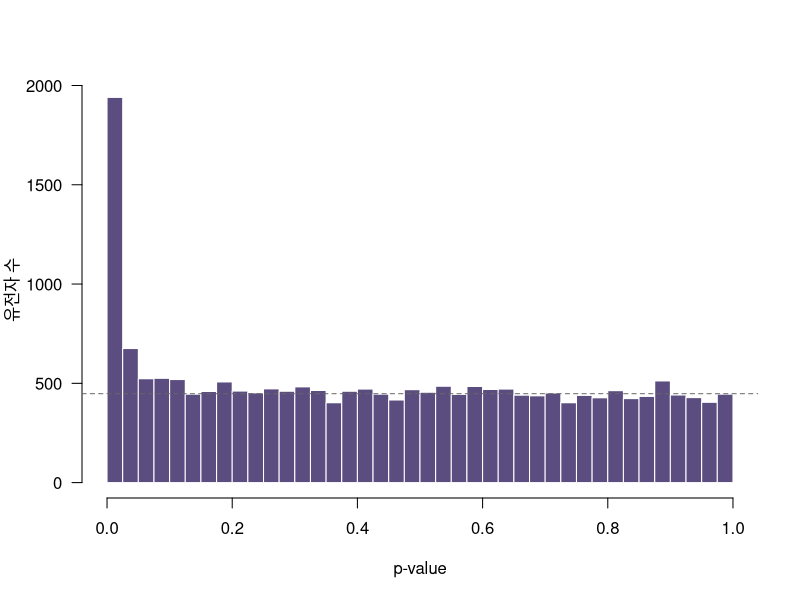
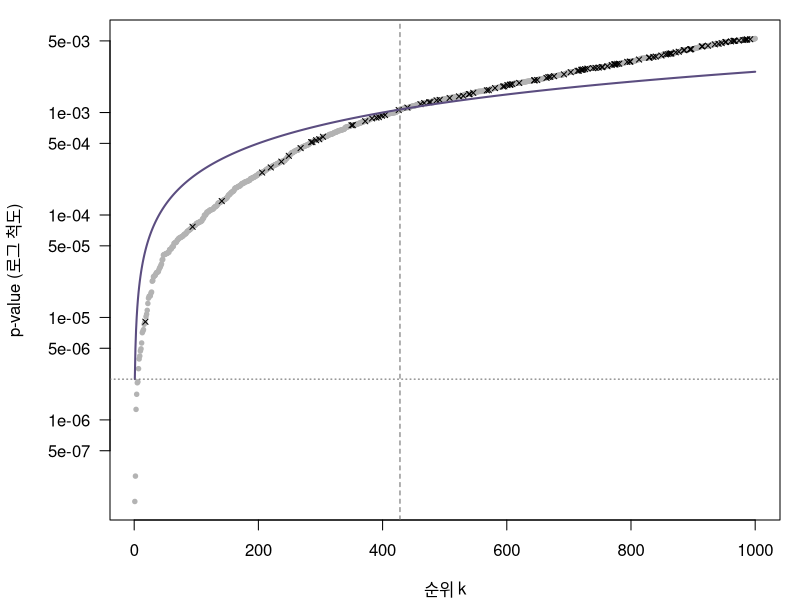

Write the R code that produced these figures, in order.
## ---- chunk 1
#| label: setup
sim_genes <- function(m = 20000, m_de = 2000, effect = 1.5, sd = 0.8) {
  x <- matrix(rnorm(m * 12, mean = 5, sd = sd), nrow = m)   # 행 = 유전자, 열 = 마우스
  direction <- sample(c(-1, 1), m_de, replace = TRUE)
  de <- seq_len(m_de)                                       # 처음 m_de개 유전자
  x[de, 7:12] <- x[de, 7:12] + direction * effect           # 7–12열 = HFD
  x
}
row_t_p <- function(x) {          # 유전자마다 등분산 t-검정 (6장 5절 공식을 행 단위로)
  a <- x[, 1:6]; b <- x[, 7:12]
  ma <- rowMeans(a); mb <- rowMeans(b)
  sp2 <- (rowSums((a - ma)^2) + rowSums((b - mb)^2)) / 10
  t <- (mb - ma) / sqrt(sp2 * (1/6 + 1/6))
  2 * pt(-abs(t), df = 10)
}

set.seed(20261026)
x     <- sim_genes()
is_de <- rep(c(TRUE, FALSE), times = c(2000, 18000))    # 참값
p     <- row_t_p(x)

c(row_t_p = p[1], t.test = t.test(x[1, 7:12], x[1, 1:6], var.equal = TRUE)$p.value)  # 같은 값
## ---- chunk 2
#| label: raw
score <- function(found) c(found = sum(found), true = sum(found & is_de),
                           false = sum(found & !is_de),
                           false_ratio = sum(found & !is_de) / max(1, sum(found)))
score(p < 0.05)
## ---- chunk 3
#| label: fig-phist
#| fig-cap: "유전자 2만 개의 p-value. 회색 점선: 변화 없는 유전자만 있었다면 기대되는 높이"
#| fig-height: 3.5
pi0_hat <- 2 * mean(p > 0.5)        # 0.5 위쪽은 거의 변화 없는 유전자 → 평평한 높이로 비율 추정
pi0_hat
hist(p, breaks = seq(0, 1, by = 0.025), col = "#5B4D80", border = "white", las = 1,
     main = "", xlab = "p-value", ylab = "유전자 수")
abline(h = pi0_hat * 20000 / 40, lty = 2, col = "grey40")    # 막대 40개
## ---- chunk 4
#| label: bonferroni
0.05 / 20000                                   # 유전자별 기준
score(p < 0.05 / 20000)
score(p.adjust(p, method = "bonferroni") < 0.05)   # 같은 결과 (p에 m을 곱해 0.05와 비교)
score(p.adjust(p, method = "holm") < 0.05)         # Holm: Bonferroni보다 항상 같거나 많이 찾음
## ---- chunk 5
#| label: fwer-null
set.seed(3)
fwer <- replicate(100, {
  pp <- row_t_p(sim_genes(m_de = 0))          # 모든 유전자가 변화 없음
  c(raw_any = any(pp < 0.05), bonf_any = any(pp < 0.05 / 20000))
})
rowMeans(fwer)                                 # 100번 실험 중 가짜가 하나라도 나온 비율
## ---- chunk 6
#| label: bh-manual
q_level <- 0.05
o <- order(p)
k <- max(which(p[o] <= (1:20000) / 20000 * q_level))
k                                   # 발견 수
p[o][k]                             # 실제로 쓰인 p 기준

q_bh <- p.adjust(p, method = "BH")  # BH 보정 p (흔히 q-value, DESeq2의 padj)
sum(q_bh < 0.05)                    # 손으로 한 결과와 같음
## ---- chunk 7
#| label: fig-bh
#| dev: "png"
#| fig-cap: "가장 작은 p-value 1000개. 보라 선: BH 기준 (k/m) × 0.05, 회색 점선(수평): Bonferroni 기준, 회색 파선(수직): BH 발견 수 k. 회색 점: 진짜 DE, 검은 ×: 변화 없는 유전자(가짜)"
#| fig-height: 4
top <- o[1:1000]
par(mar = c(4, 5.5, 1, 1))
plot(1:1000, p[top], log = "y", type = "n", las = 1, xlab = "순위 k", ylab = "")
title(ylab = "p-value (로그 척도)", line = 4.3)
points(which(is_de[top]), p[top][is_de[top]], pch = 19, cex = 0.6, col = "grey70")     # 진짜 DE
points(which(!is_de[top]), p[top][!is_de[top]], pch = 4, cex = 0.7, col = "black")    # 변화 없음
lines(1:1000, (1:1000) / 20000 * q_level, col = "#5B4D80", lwd = 2)   # BH 기준
abline(h = 0.05 / 20000, lty = 3, col = "grey40")                      # Bonferroni 기준
abline(v = k, lty = 2, col = "grey40")
## ---- chunk 8
#| label: compare
rbind(raw_0.05   = score(p < 0.05),
      bonferroni = score(p.adjust(p, "bonferroni") < 0.05),
      BH_0.05    = score(q_bh < 0.05),
      BH_0.10    = score(q_bh < 0.10))
## ---- chunk 9
#| label: fdr-repeat
set.seed(2)
fdp <- replicate(20, {
  qq <- p.adjust(row_t_p(sim_genes()), "BH")
  found <- qq < 0.05
  c(found = sum(found), false_ratio = sum(found & !is_de) / max(1, sum(found)))
})
round(range(fdp["false_ratio", ]), 3)    # 실험마다의 가짜 비율 범위
round(mean(fdp["false_ratio", ]), 3)     # 평균
